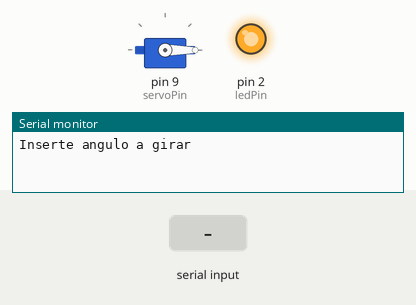
The sketch below on a simulated Arduino Uno, built with avr-gcc and run on an emulated ATmega328P. Parts: servo, output pins drawn as LEDs (lit = HIGH), the last lines printed to the serial monitor. The test bench sets the inputs (shaded band).

Above: at 1.2 s.
1.3 s: "90,45\n" received over Serial
At 2.1 s:
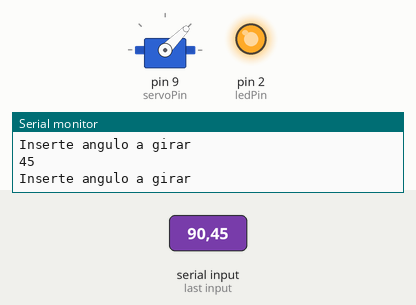
3.8 s: "30,150\n" received over Serial
At 4.2 s:
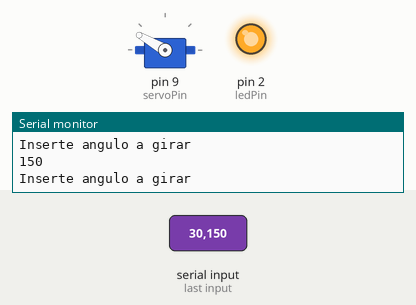
6.3 s: "200\n" received over Serial
At 7.1 s:
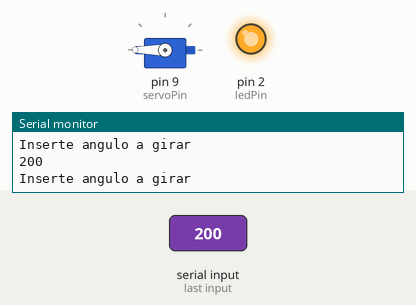
Timing chart, 0 to 9.3 s (numbered marks = the images above; inputs shaded):
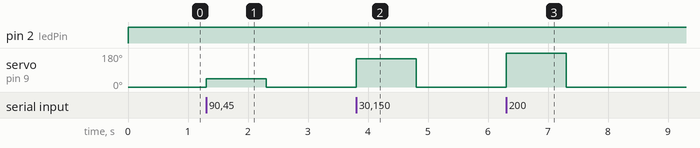

The sketch:

ServoMotor.ino
```cpp
#include <Servo.h>
//Para no tener errores en al lectura en el monitor serial, configurarlo en No Line Ending

int servoPin = 9;
int servoPos; //Posicion del servo
int ledPin = 2;

Servo myServo; //Nombre del servo


void setup() {

  myServo.attach(servoPin); // Inicializar el servo
  Serial.begin(9600);
  myServo.write(0);
  pinMode(ledPin, OUTPUT);

}

void loop() {
  digitalWrite(ledPin, HIGH);

  Serial.println("Inserte angulo a girar");

  while (Serial.available() == 0){

  }
  servoPos = Serial.parseInt();
  myServo.write(servoPos);
  Serial.println(servoPos);

}
```

Measured:
- after the input at 1.3 s, servo on pin 9 (servoPin): 0° → 45° at once, → 0° 1.0 s later
- after the input at 3.8 s, servo on pin 9 (servoPin): 0° → 150° at once, → 0° 1.0 s later
- after the input at 6.3 s, servo on pin 9 (servoPin): 0° → 180° at once, → 0° 1.0 s later
